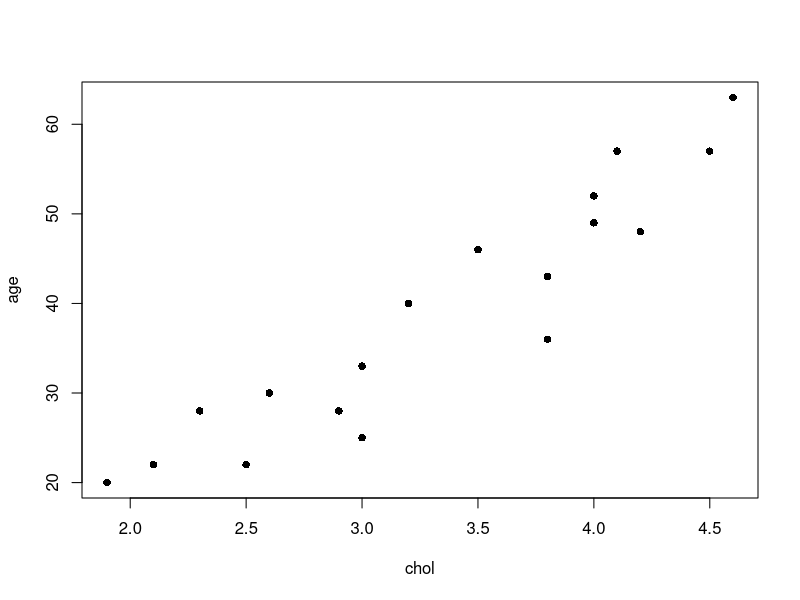
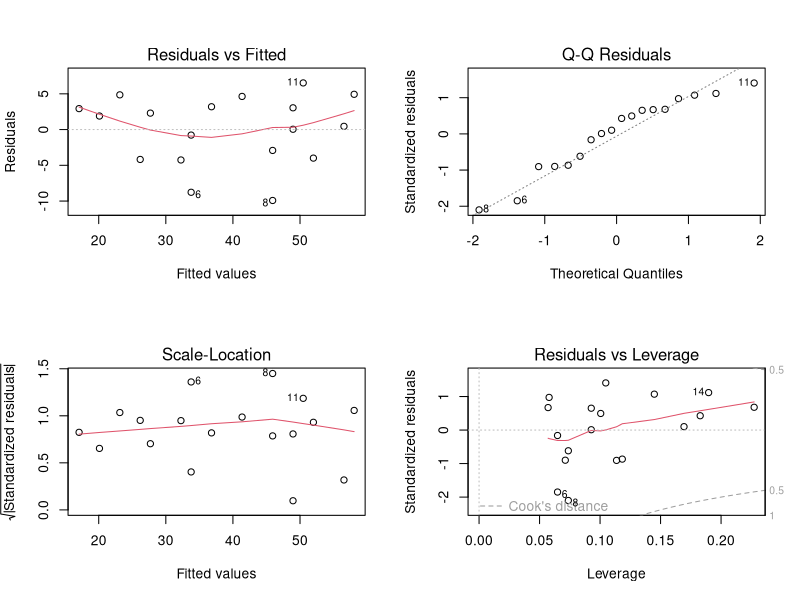

R code for these plots, in order:
data = read.csv("choldata.csv", header=TRUE)
attach(data)

library(ggplot2)
library(dplyr)
library(gridExtra)
library(ggthemes)
library(psych)

# Hien thi
plot(age ~ chol, pch=16)


# Hệ số trương quan
cor(data , method = "kendall")

# Kiểm giả đinh
cor.test(age, chol)

# Hoi quy
fit = lm(age ~ chol, data=data)
summary(fit)

# Ve 
par(mfrow=c(2,2))
plot(fit)





